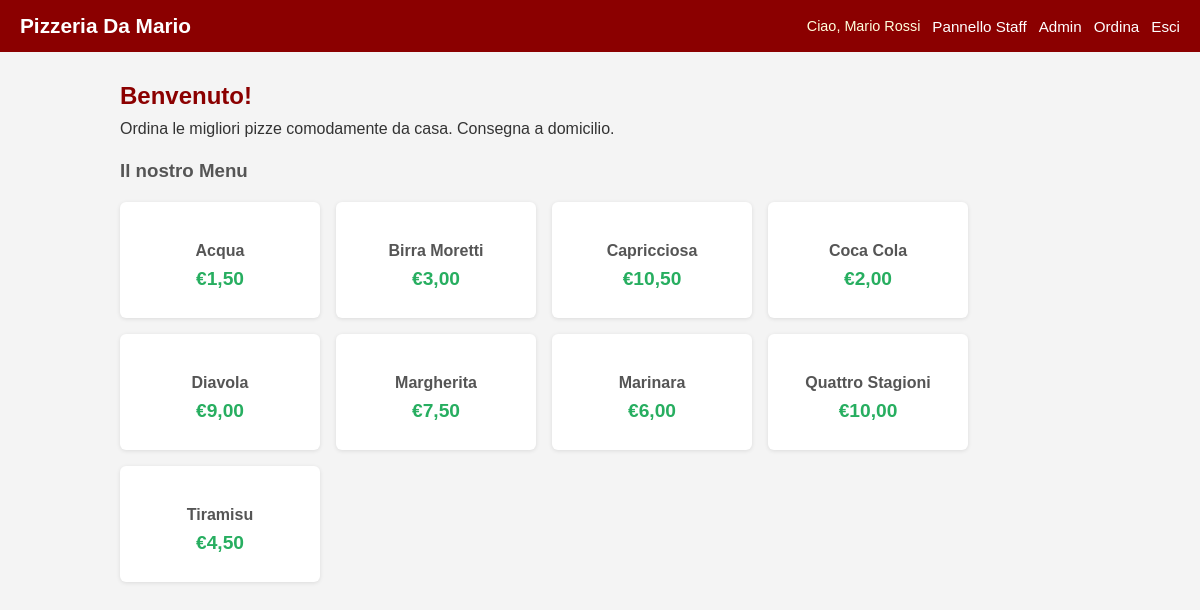
The page / (signed in) on the database its author committed.
### tables this page shows
CREATE TABLE products (
    id INT AUTO_INCREMENT PRIMARY KEY,
    nome VARCHAR(100) NOT NULL,
    prezzo DECIMAL(6,2) NOT NULL,
    disponibile TINYINT DEFAULT 1
);

### index.php (the view, shortened to what this page needs)
<?php require_once 'config.php'; ?>
<!DOCTYPE html>
<html lang="it">
<head>
    <link rel="stylesheet" href="style.css">
</head>
<body>
<div class="header">
    <h1>Pizzeria Da Mario</h1>
    <nav>
        <?php if (isset($_SESSION['user_id'])): ?>
            <span>Ciao, <?= htmlspecialchars($_SESSION['nome']) ?></span>
            <?php if ($_SESSION['ruolo'] == 'staff' || $_SESSION['ruolo'] == 'admin'): ?>
                <a href="staff.php">Pannello Staff</a>
            <?php endif; ?>
            <?php if ($_SESSION['ruolo'] == 'admin'): ?>
                <a href="admin.php">Admin</a>
            <?php endif; ?>
            <a href="order.php">Ordina</a>
            <a href="logout.php">Esci</a>
        <?php else: ?>
            <a href="login.php">Accedi</a>
            <a href="register.php">Registrati</a>
        <?php endif; ?>
    </nav>
</div>
<div class="container">
    <h2>Benvenuto!</h2>
    <p>Ordina le migliori pizze comodamente da casa. Consegna a domicilio.</p>
    <h3>Il nostro Menu</h3>
    <div class="products-grid">
    <?php
    $stmt = $db->query("SELECT * FROM products WHERE disponibile = 1 ORDER BY nome");
    while ($row = $stmt->fetch()):
    ?>
        <div class="product">
            <h3><?= htmlspecialchars($row['nome']) ?></h3>
            <div class="price">€<?= number_format($row['prezzo'], 2, ',', '.') ?></div>
        </div>
    <?php endwhile; ?>
    </div>
</div>
</body>
</html>

### style.css (style rules this page uses)
* { margin: 0; padding: 0; box-sizing: border-box; }
body { font-family: Arial, sans-serif; background: #f4f4f4; color: #333; }
.header { background: #8B0000; color: white; padding: 14px 20px; display: flex; align-items: center; justify-content: space-between; flex-wrap: wrap; gap: 10px; }
.header h1 { font-size: 1.3rem; }
.header nav { display: flex; gap: 12px; flex-wrap: wrap; align-items: center; }
.header nav a { color: white; text-decoration: none; font-size: 0.95rem; }
.header nav span { color: #ffd; font-size: 0.9rem; }
.container { max-width: 1000px; margin: 30px auto; padding: 0 20px; }
.products-grid { display: flex; flex-wrap: wrap; gap: 16px; margin-top: 20px; }
.product { background: white; border-radius: 6px; padding: 18px; width: 200px; text-align: center; box-shadow: 0 1px 4px rgba(0,0,0,.1); }
.product h3 { margin-bottom: 8px; font-size: 1rem; }
.price { color: #27ae60; font-size: 1.2rem; font-weight: bold; margin-bottom: 10px; }
h2 { color: #8B0000; margin-bottom: 10px; }
h3 { margin: 22px 0 10px; color: #555; }
p { margin-bottom: 10px; }

### rows shown on the page
products: nome "Acqua", prezzo "1,50"
products: nome "Birra Moretti", prezzo "3,00"
products: nome "Capricciosa", prezzo "10,50"
products: nome "Coca Cola", prezzo "2,00"
products: nome "Diavola", prezzo "9,00"
products: nome "Margherita", prezzo "7,50"
products: nome "Marinara", prezzo "6,00"
products: nome "Quattro Stagioni", prezzo "10,00"
products: nome "Tiramisu", prezzo "4,50"

### other values the page prints
$_SESSION['nome'] "Mario Rossi"
